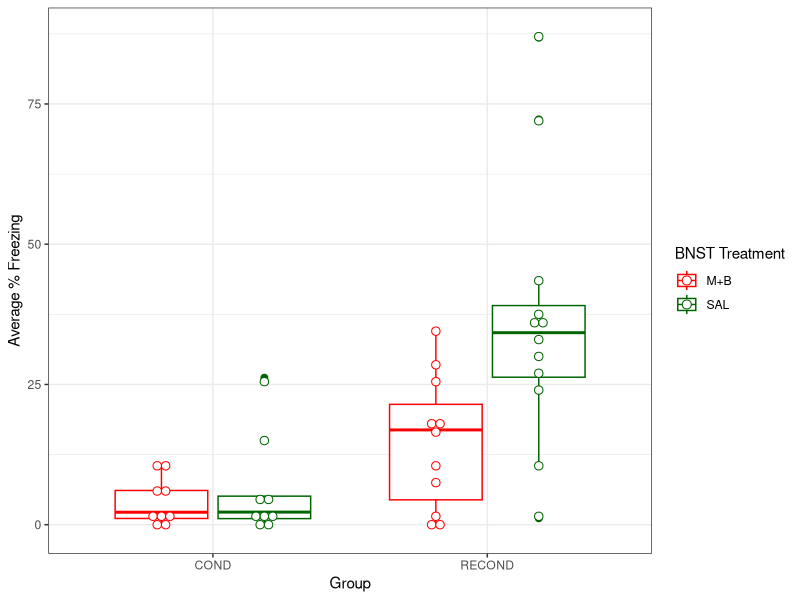

R code for this plot:
## ---- chunk 1
library(readr)
library(here)
library(tidyverse)
## ---- chunk 2
data <- read_csv(here("static/data","test1_avg_hits_bi.csv"))
ggplot(data, aes(x= group, y=pf, color = treatment)) +
  geom_boxplot(outlier.size = 2) + 
  geom_dotplot(binaxis = "y", stackdir = "center", binwidth = 1.5, method = "histodot", position=position_dodge(0.75), fill = "white") +
  labs(x = "Group", y = "Average % Freezing", color = "BNST Treatment") +
  scale_color_manual(values = c("red","dark green")) + 
  theme_bw()
